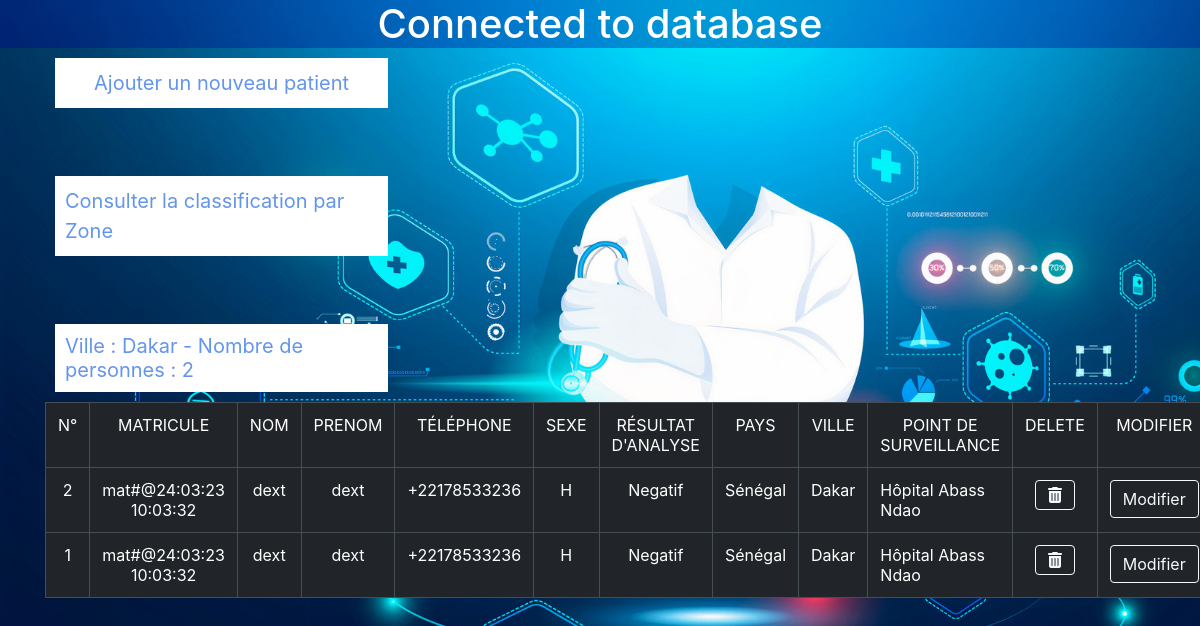
The page /views/listpatient.php (signed in) on the database its author committed.
### tables this page shows
CREATE TABLE `personnes` (
  `id` int(9) NOT NULL,
  `matricule` varchar(25) NOT NULL,
  `nomp` varchar(20) NOT NULL,
  `prenomp` varchar(25) NOT NULL,
  `tel` varchar(12) NOT NULL,
  `sexe` char(1) NOT NULL,
  `res_analyse` varchar(20) NOT NULL,
  `pays` varchar(30) NOT NULL,
  `villes` varchar(30) NOT NULL,
  `nb_persons` int(6) NOT NULL,
  `hopitaux` varchar(150) NOT NULL
);

### views/listpatient.php (the view, shortened to what this page needs)
<?php
include("../repositories/db.php");
$result = mysqli_query($conn, "SELECT * FROM personnes ORDER BY id DESC");
$sql = "SELECT villes, COUNT(*) AS nb_personnes FROM personnes GROUP BY villes";
$count = mysqli_query($conn, $sql);
?>
<!doctype html>
<html lang="fr">
  <head>
	<link rel="stylesheet" href="path/to/font-awesome/css/font-awesome.min.css">
	<link href="https://cdn.jsdelivr.net/npm/bootstrap@5.2.2/dist/css/bootstrap.min.css" rel="stylesheet">
	<link rel="stylesheet" href="https://stackpath.bootstrapcdn.com/bootstrap/4.3.1/css/bootstrap.min.css">
  </head>
  <body>
	<div class="container">
<a href="../views/ajout_persons.php" class="lien">Ajouter un nouveau patient</a><br/><br/>
<a href="../views/listzone.php" class="lien">Consulter la classification par Zone</a><br/><br/>
	<table class="table table-dark table-bordered" width='100%' border=3>
	<tr bgcolor='#CCCCCC'>
		<td style="text-align: center;">N°</td>
        <td style="text-align: center;">MATRICULE</td>
        <td style="text-align: center;">NOM</td>
        <td style="text-align: center;">PRENOM</td>
        <td style="text-align: center;">TÉLÉPHONE</td>
        <td style="text-align: center;">SEXE</td>
        <td style="text-align: center;">RÉSULTAT D'ANALYSE</td>
		<td style="text-align: center;">PAYS</td>
		<td style="text-align: center;" >VILLE</td>
		<td style="text-align: center;">POINT DE SURVEILLANCE</td>
		<td style="text-align: center;">DELETE</td>
        <td style="text-align: center;">MODIFIER</td>
	</tr>
	<?php
    while ($res = mysqli_fetch_array($result)) {
        echo "<tr>";
		echo "<td style=text-align:center;>".$res['id']."</td>";
        echo "<td style=text-align:center;>".$res['matricule']."</td>";
        echo "<td style=text-align:center;>".$res['nomp']."</td>";
        echo "<td style=text-align:center;>".$res['prenomp']."</td>";
        echo "<td style=text-align:center;>".$res['tel']."</td>";
        echo "<td style=text-align:center;>".$res['sexe']."</td>";
        echo "<td style=text-align:center;>".$res['res_analyse']."</td>";
        echo "<td style=text-align:center;>".$res['pays']."</td>";
        echo "<td style=text-align: center;>".$res['villes']."</td>";
        echo "<td style=text-align: center;>".$res['hopitaux']."</td>";
		?>
        <td style="text-align: center; text-decoration:none;"><a href="../model/deletep.php?id=<?php echo $res['id'];?>"><button type="button" class="btn btn-outline-light" name="supr"><i class="fa fa-trash" aria-hidden="true"></i></button></a></td>
        <td style="text-align: center; text-decoration:none;"><a href="../views/modifier_patient.php?id=<?php echo $res['id'];?>"><button type="button" class="btn btn-outline-light" name="modifier">Modifier</button></a></td>
	<?php  while($row = mysqli_fetch_assoc($count)) {
            echo "<h3 class='lien'>"."Ville : " . $row["villes"] . " - Nombre de personnes : " . $row["nb_personnes"] . "<br>"."</h3>";
          }
          ?>
	<?php
    }
    ?>
	</table>
	</div>
  </body>
</html>

### repositories/db.php
<?php
$host = "localhost";
$username = "root";
$password = "";
$dbname = "epidemia";
$conn = new mysqli($host, $username, $password, $dbname);
if ($conn->connect_error) {
    die("Connexion échouée: " . $conn->connect_error);
}else {
    echo "<h1>Connected to database</h1>";
}
?>

### views/listpatient.php (style rules this page uses)
body { background-image: url(../assets/images/backg.jpg); background-repeat: no-repeat; background-size: cover; width: 100%; height: 100vh; color: white; }
h1 { background-color: #00009257; display: flex; justify-content: center; }
.lien { text-decoration: none; color: cornflowerblue; display: flex; justify-content: center; border: 10px solid white; background-color: white; font-size: 20px; font-weight: 400; width: 30%; margin: 10px; }

### rows shown on the page
personnes: id "2", matricule "mat#@24:03:23 10:03:32", nomp "dext", prenomp "dext", tel "+22178533236", sexe "H", res_analyse "Negatif", pays "Sénégal", villes "Dakar", hopitaux "Hôpital Abass Ndao", nb_personnes "2"
personnes: id "1", matricule "mat#@24:03:23 10:03:32", nomp "dext", prenomp "dext", tel "+22178533236", sexe "H", res_analyse "Negatif", pays "Sénégal", villes "Dakar", hopitaux "Hôpital Abass Ndao"
